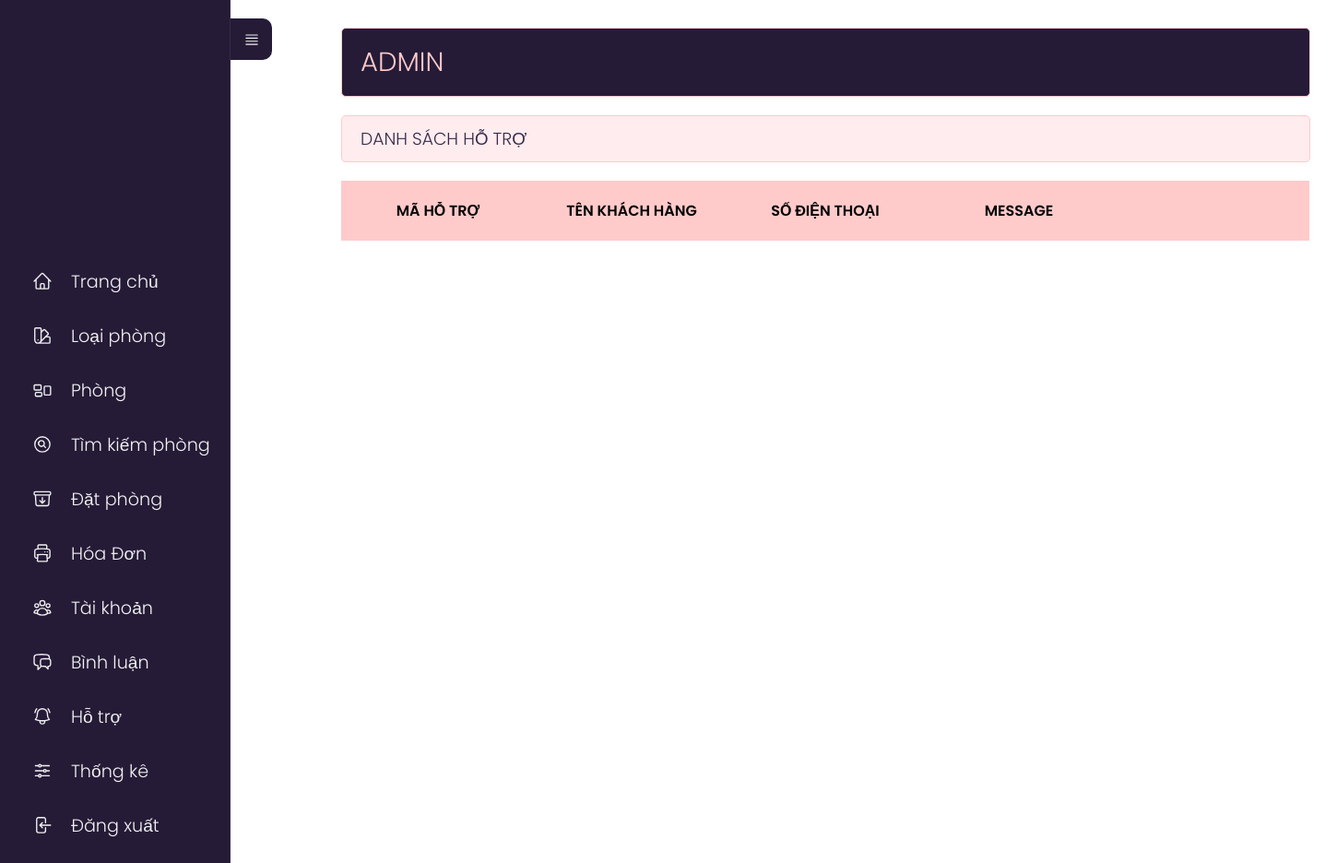
The app's page /admin/index.php?act=dsht (signed in), older data.
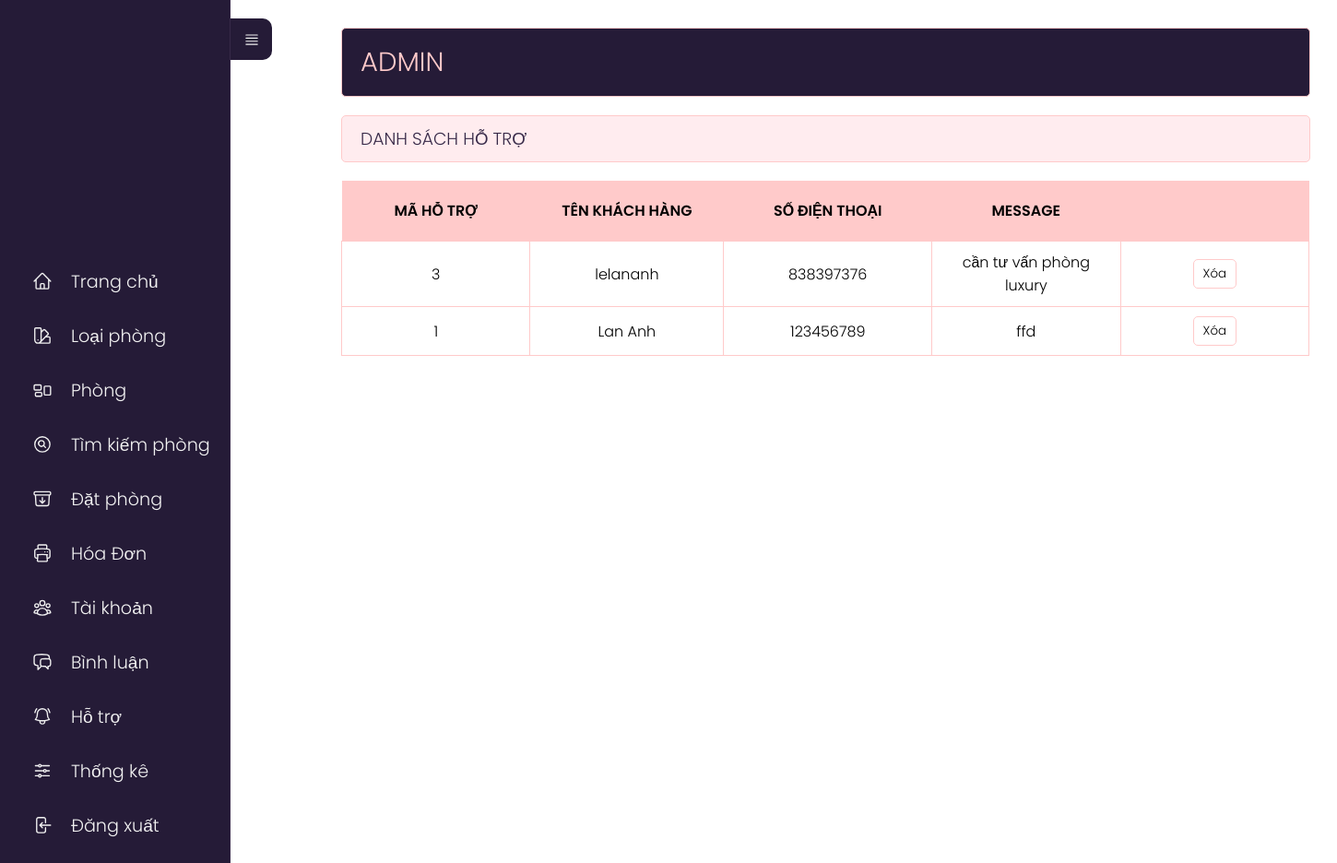
The same page, newer data.
### tables this page shows
CREATE TABLE `hotro` (
  `id_hotro` int(11) NOT NULL,
  `name_user` varchar(255) NOT NULL,
  `tel` int(10) NOT NULL,
  `ghichu` varchar(255) NOT NULL
);

### model/pdo.php (called while the page is built, shortened)
<?php
function pdo_get_connection(){
    $dburl = "mysql:host=localhost;dbname=khachsan;charset=utf8";
    $user = 'root';
    $password = '';
    $conn = new PDO($dburl, $user, $password);
    $conn->setAttribute(PDO::ATTR_ERRMODE, PDO::ERRMODE_EXCEPTION);
    return $conn;
}
function pdo_query($sql){
    $sql_args = array_slice(func_get_args(), 1);
    try{
        $conn = pdo_get_connection();
        $stmt = $conn->prepare($sql);
        $stmt->execute($sql_args);
        $rows = $stmt->fetchAll();
        return $rows;
    }
    catch(PDOException $e){
        throw $e;
    }
    finally{
        unset($conn);
    }
}

### model/hotro.php (called while the page is built, shortened)
<?php
    function loadall_hotro($id){
        $sql="select * from hotro where 1";
        $sql.=" order by id_hotro desc";
        $listhotro=pdo_query($sql);
        return $listhotro;
    }
?>

### admin/hotro/list.php (the view, shortened to what this page needs)
<div class="row">
    <div class="row mb headeradmin" style="width:143%;">
        <h1 style="padding: 15px 0;">ADMIN </h1>
    </div>
    <div class="row formtittle" style="width:143%;">
        <h3>DANH SÁCH HỖ TRỢ</h3>
    </div>
    <div class="row formcontent">
        <form action="index.php?act=thongke" method="post">
            <div class="row mb10 formdshanghoa" style="width:1050px;">
                <table>
                    <tr>
                        <th>MÃ HỖ TRỢ</th>
                        <th>TÊN KHÁCH HÀNG</th>
                        <th>SỐ ĐIỆN THOẠI</th>
                        <th>MESSAGE</th>
                        <th style="background-color: #FFCACA;"></th>
                    </tr>
                    <?php
                    foreach ($listhotro as $hotro) {
                        extract($hotro);
                        $xoaht = "index.php?act=xoaht&id=" . $id_hotro;
                        echo '<tr>
                                        <td>' . $id_hotro . '</td>
                                        <td>' . $name_user . '</td>
                                        <td>' . $tel . '</td>
                                        <td>' . $ghichu . '</td>
                                        <td><a onclick="return DELETE()" href="' . $xoaht . '"><input type="button" value="Xóa"></a></td>
                                    </tr>';
                    }
                    ?>
                </table>
            </div>
        </form>
    </div>
</div>
</div>

Row changes from the older to the newer data that the page shows:
added hotro: id_hotro "3", name_user "lelananh", tel "838397376", ghichu "cần tư vấn phòng luxury"
added hotro: id_hotro "1", name_user "Lan Anh", tel "123456789", ghichu "ffd"
